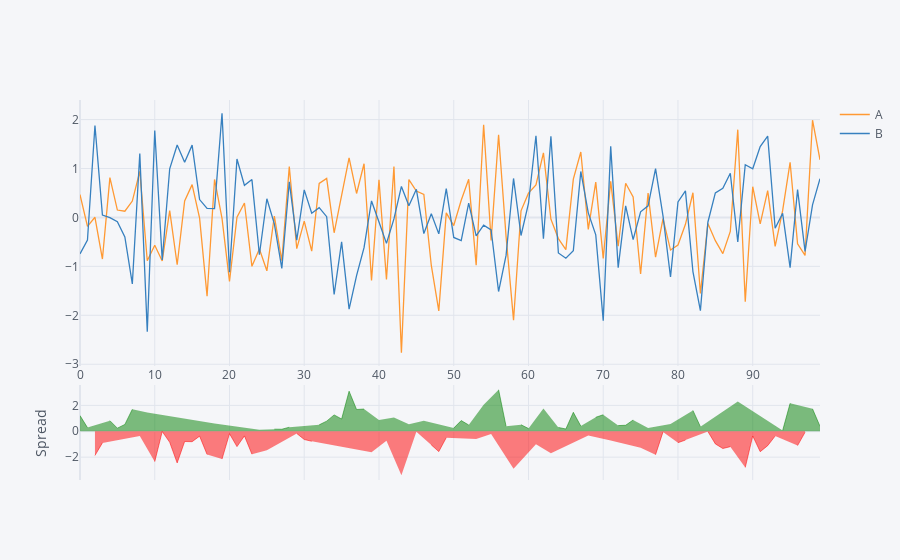

Notebook code cell kept with this figure:
### Markdown cell above
## Spread

### Code cell
df[['A','B']].iplot(kind='spread')
